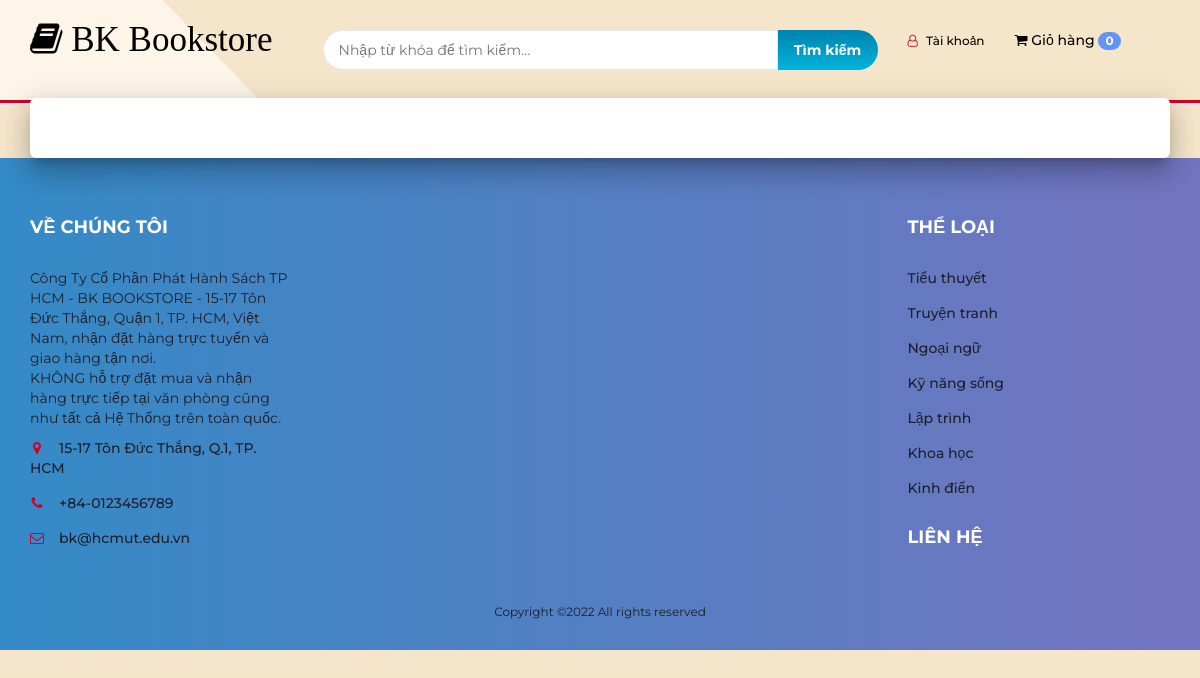
Page /Web_hcmut/product.php?p=78 on the committed database.
### tables this page shows
CREATE TABLE
    `categories` (
        `cat_id` int(100) NOT NULL,
        `cat_title` text NOT NULL
    );

### Web_hcmut/product.php (the view, shortened to what this page needs)
<?php
include "header.php";
?>
<div class="section main main-raised">
			<?php
			include 'db.php';
			?>
</div>
<?php
include "footer.php";
?>

### Web_hcmut/footer.php (shortened to what this page needs)
<footer id="footer">
    <div class="section">
        <div class="container">
            <div class="row">
                <div class="col-md-3 col-xs-6">
                    <div class="footer">
                        <h3 class="footer-title">Về chúng tôi</h3>
                        <p> Công Ty Cổ Phần Phát Hành Sách TP HCM - BK BOOKSTORE -
                            15-17 Tôn Đức Thắng, Quận 1, TP. HCM, Việt Nam, nhận đặt hàng trực tuyến và giao hàng tận
                            nơi.
                            <br>
                            KHÔNG hỗ trợ đặt mua và nhận hàng trực tiếp tại văn phòng cũng như tất cả Hệ Thống trên toàn
                            quốc.
                        </p>
                        <ul class="footer-links">
                            <li><a href="#"><i class="fa fa-map-marker"></i>15-17 Tôn Đức Thắng, Q.1, TP. HCM</a></li>
                            <li><a href="#"><i class="fa fa-phone"></i>+84-0123456789</a></li>
                            <li><a href="#"><i class="fa fa-envelope-o"></i>bk@hcmut.edu.vn</a></li>
                        </ul>
                    </div>
                </div>
                <div class="col-md-6 text-center" style="margin-top:80px;">
                    <ul class="footer-payments">
                        <iframe src="https://www.google.com/maps/embed?pb=!1m18!1m12!1m3!1d3919.4815584805283!2d106.70413911477142!3d10.774381392322878!2m3!1f0!2f0!3f0!3m2!1i1024!2i768!4f13.1!3m3!1m2!1s0x31752f4427cc6a63%3A0xb685b00c0b210443!2zMTUgxJAuIFTDtG4gxJDhu6ljIFRo4bqvbmcsIELhur9uIE5naMOpLCBRdeG6rW4gMSwgVGjDoG5oIHBo4buRIEjhu5MgQ2jDrSBNaW5oLCBWaeG7h3QgTmFt!5e0!3m2!1svi!2s!4v1670330626941!5m2!1svi!2s" width="400" height="300" style="border:0;" allowfullscreen="" loading="lazy"></iframe>
                    </ul>
                    <span class="copyright">
                        Copyright &copy;2022 All rights reserved
                    </span>
                </div>
                <div class="col-md-3 col-xs-6">
                    <div class="footer">
                        <h3 class="footer-title">Thể loại</h3>
                        <ul class="footer-links">
                            <?php
                            include 'db.php';
                            $result = mysqli_query($con, 'SELECT * FROM categories');
                            foreach ($result as $cat) {
                                $cat_id = $cat['cat_id'];
                                $cat_title = $cat['cat_title'];
                                echo "<li><a href='store?cat=$cat_id'>$cat_title</a></li>";
                            }
                            ?>
                        </ul>
                    </div>
                    <div class="footer">
                        <h3 class="footer-title">Liên hệ </h3>
                    </div>
                </div>
            </div>
        </div>
    </div>
</footer>
</body>
</html>

### Web_hcmut/css/style.css (style rules this page uses)
html { scroll-behavior: smooth; }
body { font-family: "Montserrat", sans-serif; font-weight: 400; background-image: linear-gradient(-134deg, #f5e6cb 80%, #fcf5e8 50%); }
h1, h2, h3, h4, h5, h6 { color: #2b2d42; font-weight: 700; margin: 0 0 10px; }
a { color: #000000; font-weight: 500; -webkit-transition: 0.2s color; transition: 0.2s color; }
ul, ol { margin: 0; padding: 0; list-style: none; }
.section { padding-top: 30px; padding-bottom: 30px; }
#footer { background: #15161d; color: #b9babc; }
.footer { margin: 30px 0px; }
.footer .footer-title { color: #fff; text-transform: uppercase; font-size: 18px; margin: 0px 0px 30px; }
.footer-links li + li { margin-top: 15px; }
.footer-links li a { color: #4834df; }
.footer-links li i { margin-right: 15px; color: #d10024; width: 14px; text-align: center; }
.copyright { margin-top: 30px; display: block; font-size: 12px; }
.main-raised { margin: -7px 30px 0px; border-radius: 6px; box-shadow: 0 16px 24px 2px rgba(0, 0, 0, 0.14), 0 6px 30px 5px rgba(0, 0, 0, 0.12), 0 8px 10px -5px rgba(0, 0, 0, 0.2); }
.main { background: #fff; position: relative; z-index: 3; }

### Web_hcmut/header.php (style rules this page uses)
#footer { background: #7474BF; background: -webkit-linear-gradient(to right, #348AC7, #7474BF); background: linear-gradient(to right, #348AC7, #7474BF); color: #1E1F29; }
.footer-links li a { color: #1E1F29; }

### rows in the picture
categories: cat_title "Tiểu thuyết"
categories: cat_title "Truyện tranh"
categories: cat_title "Ngoại ngữ"
categories: cat_title "Kỹ năng sống"
categories: cat_title "Lập trình"
categories: cat_title "Khoa học"
categories: cat_title "Kinh điển"
